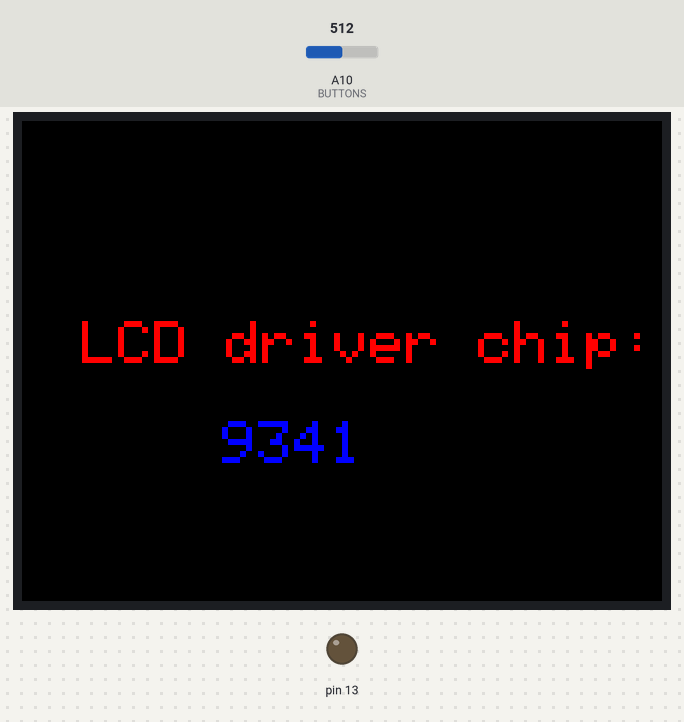
This sketch was run on a simulated Arduino Mega 2560, built with avr-gcc and run on an emulated ATmega2560. Shown: 320×240 colour display, output pins drawn as LEDs (lit = HIGH). The inputs (shaded band) are chosen by the test bench; at power-on: A10 (BUTTONS) = 512. What the sketch prints to the serial monitor is not drawn.

Above: at 0.3 s.

The sketch:

main.ino
```cpp
#include <Adafruit_GFX.h>    // Core graphics library
#include <Adafruit_TFTLCD.h> // Hardware-specific library
#include <TouchScreen.h>

#define LCD_CS A3
#define LCD_CD A2
#define LCD_WR A1
#define LCD_RD A0
// optional
#define LCD_RESET A4


#define YP A1  // must be an analog pin, use "An" notation!
#define XM A2  // must be an analog pin, use "An" notation!
#define YM 7   // can be a digital pin
#define XP 6   // can be a digital pin

#define TS_MINX 150
#define TS_MINY 120
#define TS_MAXX 920
#define TS_MAXY 940

// For better pressure precision, we need to know the resistance
// between X+ and X- Use any multimeter to read it
// For the one we're using, its 300 ohms across the X plate
TouchScreen ts = TouchScreen(XP, YP, XM, YM, 298);

// Assign human-readable names to some common 16-bit color values:
#define BLACK   0x0000
#define BLUE    0x001F
#define RED     0xF800
#define GREEN   0x07E0
#define CYAN    0x07FF
#define MAGENTA 0xF81F
#define YELLOW  0xFFE0
#define WHITE   0xFFFF
//#define ROZ     0xFD20
#define ROZ     0xFBE0
#define GRI     0xBDF7
// http://stackoverflow.com/questions/13720937/c-defined-16bit-high-color
// http://wiibrew.org/wiki/U16_colors

Adafruit_TFTLCD tft(LCD_CS, LCD_CD, LCD_WR, LCD_RD, LCD_RESET);;

#define BOXSIZE 40
#define PENRADIUS 3
int oldcolor, currentcolor;
int ics;


#define BUTTONS A10

int buttonState;             // the current reading from the input pin
int lastButtonState = LOW;   // the previous reading from the input pin

// the following variables are long's because the time, measured in miliseconds,
// will quickly become a bigger number than can be stored in an int.
long lastDebounceTime = 0;  // the last time the output pin was toggled
long debounceDelay = 50;    // the debounce time; increase if the output flickers


void setup(void) {

   pinMode(BUTTONS, INPUT);
   Serial.begin(9600);

#ifdef DEBUG
  Serial.begin(9600);
  Serial.println(F("Paint!"));
#endif // DEBUG
  tft.reset();

  uint16_t identifier = tft.readID();

if(identifier == 0x9325) {
#ifdef DEBUG
    Serial.println(F("Found ILI9325 LCD driver"));
  } else if(identifier == 0x9328) {

    Serial.println(F("Found ILI9328 LCD driver"));
  } else if(identifier == 0x7575) {

    Serial.println(F("Found HX8347G LCD driver"));
  } else if(identifier == 0x9341) {

    Serial.println(F("Found ILI9341 LCD driver"));
  } else if(identifier == 0x8357) {

    Serial.println(F("Found HX8357D LCD driver"));
#endif // DEBUG
    } else {
    #ifdef DEBUG
    Serial.print(F("Unknown LCD driver chip: "));
    Serial.println(identifier, HEX);
    Serial.print(F("I try use ILI9341 LCD driver "));
    Serial.println(F("If using the Adafruit 2.8\" TFT Arduino shield, the line:"));
    Serial.println(F("  #define USE_ADAFRUIT_SHIELD_PINOUT"));
    Serial.println(F("should appear in the library header (Adafruit_TFT.h)."));
    Serial.println(F("If using the breakout board, it should NOT be #defined!"));
    Serial.println(F("Also if using the breakout, double-check that all wiring"));
    Serial.println(F("matches the tutorial."));
    #endif // DEBUG
    identifier = 0x9341;
  }


  tft.begin(identifier);

  tft.fillScreen(BLACK);
  tft.fillRect(0, 0, 320, 240, BLACK);
  tft.setRotation(3);
  tft.setCursor(30, 100);
  tft.setTextColor(RED);  tft.setTextSize(3);
  tft.println("LCD driver chip: ");
  tft.setCursor(100, 150);
  tft.setTextColor(BLUE);
  tft.println(identifier, HEX);
  pinMode(13, OUTPUT);
}

void loop(){
   int reading = analogRead(BUTTONS);
   Serial.println(reading);

   /*
   Not needed while getting the values.

   int tmpButtonState = LOW;             // the current reading from the input pin

   if(reading>BUTTON5LOW && reading<BUTTON5HIGH){
     //Read switch 5
     tmpButtonState = BUTTON5;
   }else if(reading>BUTTON4LOW && reading<BUTTON4HIGH){
     //Read switch 4
     tmpButtonState = BUTTON4;
   }else if(reading>BUTTON3LOW && reading<BUTTON3HIGH){
     //Read switch 3
     tmpButtonState = BUTTON3;
   }else if(reading>BUTTON2LOW && reading<BUTTON2HIGH){
     //Read switch 2
     tmpButtonState = BUTTON2;
   }else if(reading>BUTTON1LOW && reading<BUTTON1HIGH){
     //Read switch 1
     tmpButtonState = BUTTON1;
   }else{
     //No button is pressed;
     tmpButtonState = LOW;
   }

   // check to see if you just pressed the button
   // (i.e. the input went from LOW to a buttonState),  and you've waited
   // long enough since the last press to ignore any noise:

   // If the switch changed, due to noise or pressing:
   if (tmpButtonState != lastButtonState) {
     // reset the debouncing timer
     lastDebounceTime = millis();
   }

   if ((millis() - lastDebounceTime) > debounceDelay) {
     // whatever the reading is at, it's been there for longer
     // than the debounce delay, so take it as the actual current state:
     buttonState = tmpButtonState;
     Serial.println(buttonState);
   }

   // save the reading.  Next time through the loop,
   // it'll be the lastButtonState:
   lastButtonState = tmpButtonState;

   // set the LED using the state of the button for testing:
   switch(buttonState){
     case BUTTON1:
     digitalWrite(ledPin, buttonState>0);
     break;
     case BUTTON2:
     digitalWrite(ledPin, buttonState>0);
     break;
     case BUTTON3:
     digitalWrite(ledPin, buttonState>0);
     break;
     case BUTTON4:
     digitalWrite(ledPin, buttonState>0);
     break;
     case BUTTON5:
     digitalWrite(ledPin, buttonState>0);
     break;
   }
   */
}
```
